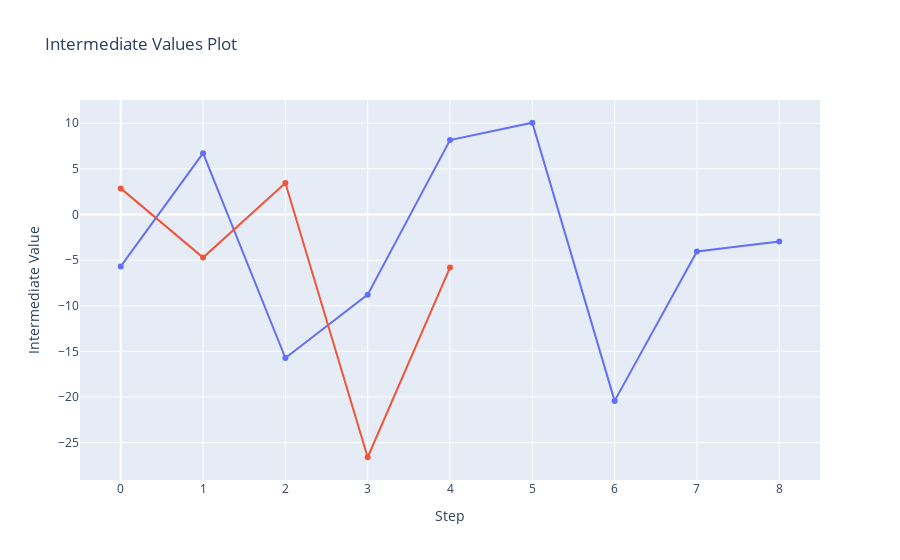

The notebook cell saved with this chart:
### Code cell
optuna.visualization.plot_intermediate_values(study)

### Figure 1 — Plotly figure (JSON) as saved in the notebook; plotly's stock layout.template omitted (floating-point values rounded to 4 significant figures)
{"data": [{"marker": {"maxdisplayed": 10}, "mode": "lines+markers", "name": "Trial0", "type": "scatter", "x": [0, 1, 2, 3, 4, 5, 6, 7, 8], "y": [-5.689, 6.727, -15.73, -8.785, 8.16, 10.06, -20.43, -4.056, -2.958]}, {"marker": {"maxdisplayed": 10}, "mode": "lines+markers", "name": "Trial1", "type": "scatter", "x": [0, 1, 2, 3, 4], "y": [2.865, -4.723, 3.461, -26.61, -5.819]}], "layout": {"showlegend": false, "title": {"text": "Intermediate Values Plot"}, "xaxis": {"title": {"text": "Step"}}, "yaxis": {"title": {"text": "Intermediate Value"}}}}
